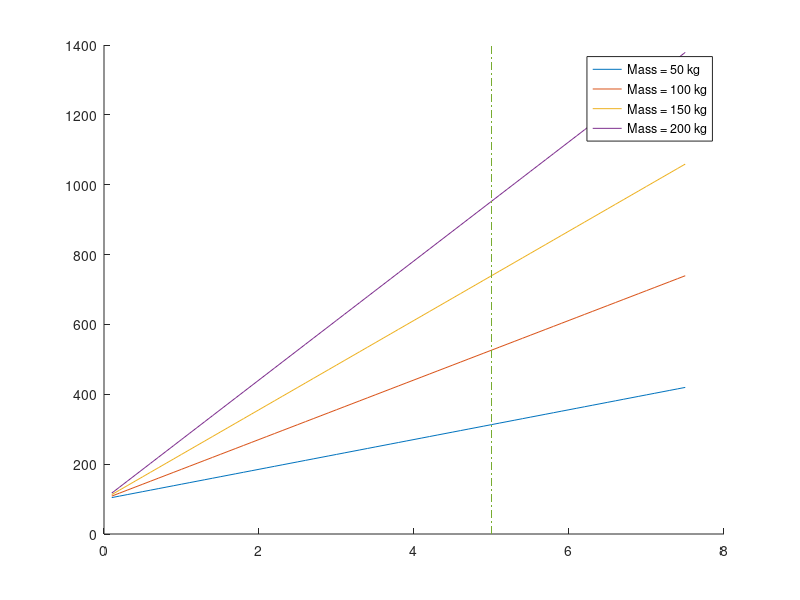

Reproduce this figure in MATLAB. (Note: this script raises an error after producing the figure.)
clear
clc
close all

%% Constant Initialization
g = 9.81; %gravity in m/s^2
m = 113; % kg, mass of cart fully loaded
vo_mph = 0; %initial velocity
vf_mph = 3; % final velocity in mph
vo = vo_mph*0.44704; %initial velocity in m/s
vf = vf_mph*0.44704; %final velocity in m/s
theta = 7.5; %max slope angle
vfy = vf*sind(theta); %vertical component of velocity
dist_mi = 5; %total distance cart is to travel in miles
dist = dist_mi*1609.34; %total distance cart is to travel in meters
dh = dist*sind(theta); %vertical component of total distance for given slope

%% Energy Calculations
KE = 1/2*m*(vf^2-vo^2); %kinetic energy of cart
PE = m*g*dh; %potential energy of cart
Wnet = KE + PE; %net work
dx = 3; %meters
a = vf^2/(2*dx); %acceleration needed to achieve max speed in dx meters
t = vf/a; %time to reach max speed
KEdot = KE/t; %power needed to achieve max speed
PEdot = m*g*vfy; %power needed to climb slope
dt = dh/vfy; % time it takes to climb slope at max speed in seconds
dt_hr = dt/3600; %time it takes to travel distance in hrs

%% Efficiency Calculations
losses = 0.75; %estimated losses in percent

%% Power Calculations
power_w = (KEdot+PEdot)/losses; %power needed in watts
power = power_w*0.00134102; % power in horsepower

%% Force Analysis

%% Motor Calculations
%voltage
%current
%power
%torque
%rpm
%curvedata

%% Gearbox Design/ Calculations


%% Battery Capacity
add_cap = 20*5; %additional capacity for charging 5 phones
capacity = (power_w*dt_hr)+add_cap; %battery capacity needed in kWh

%% Battery Configuration
v_motor = 24; %motor voltage
v_batt = 3.6; %battery voltage per cell
cap_batt = 4.2; %battery capacity in Ah
req_Ah = capacity/v_motor; %total battery Ah needed
parallel = ceil(req_Ah/cap_batt); %number of cells needed for desired Ah 
curr = 14.5; % max discharge current per cell
max_current = curr*parallel; %max battery pack discharge
series = ceil(v_motor/v_batt); %number of cells needed for desired motor voltage
num_cells = parallel*series; %number of battery cells needed
batt_weight = 70/1000; %battery weight in kg
tot_weight = num_cells*batt_weight; %total battery weight
batt_cost = 6.37; %battery cell cost in dollars
tot_cost = num_cells*batt_cost; %total battery cost

%% Speed vs Slope

%% Speed vs Power


%% Plots

%distance vs battery capacity
g = 9.81; %gravity in m/s^2
m = [50 100 150 200]; % kg, mass of cart fully loaded
capsto = []; %initialize vector
for i = 1:length(m)
    vo_mph = 0; %initial velocity
    vf_mph = 3; % final velocity in mph
    vo = vo_mph*0.44704; %initial velocity in m/s
    vf = vf_mph*0.44704; %final velocity in m/s
    theta = 7.5; %max slope angle
    vfy = vf*sind(theta); %vertical component of velocity
    dist_mi = 0.1:0.1:7.5; %total distance cart is to travel in miles
    dist = dist_mi.*1609.34; %total distance cart is to travel in meters
    dh = dist.*sind(theta); %vertical component of total distance for given slope
    KE = 1/2*m(i)*(vf^2-vo^2); %kinetic energy of cart
    PE = m(i)*g.*dh; %potential energy of cart
    Wnet = KE + PE; %net work
    dx = 3; %meters
    a = vf^2/(2*dx); %acceleration needed to achieve max speed in dx meters
    t = vf/a; %time to reach max speed
    KEdot = KE/t; %power needed to achieve max speed
    PEdot = m(i)*g*vfy; %power needed to climb slope
    dt = dh./vfy; % time it takes to climb slope at max speed in seconds
    dt_hr = dt./3600; %time it takes to travel distance in hrs
    losses = 0.75; %estimated losses in percent
    power_w = (KEdot+PEdot)./losses; %power needed in watts
    power = power_w.*0.00134102; % power in horsepower
    add_cap = 20*5; %additional capacity for charging 5 phones
    capacity = (power_w*dt_hr)+add_cap; %battery capacity needed in kWh
    capsto = [capsto ; capacity]; %storing capacity on each iteration
end

figure
hold on
plot(dist_mi,capsto(1,:))
plot(dist_mi,capsto(2,:))
plot(dist_mi,capsto(3,:))
plot(dist_mi,capsto(4,:))
plot([5 5],[0 1400],'-.')
lgd = legend('Mass = 50 kg','Mass = 100 kg','Mass = 150 kg','Mass = 200 kg');
lgd.Location = 'northwest';
title('Cart Distance Rating vs. Battery Capacity Needed')
xlabel('Distance Rating [miles]')
ylabel('Battery Capacity Needed [kWh]')

%cart weight vs power required
g = 9.81; %gravity in m/s^2
theta = [2.5 5 7.5 10 12.5 15]; %max slope angle
psto = [];
for i = 1:length(theta)
    m = 50:1:200; % kg, mass of cart fully loaded
    vo_mph = 0; %initial velocity
    vf_mph = 3; % final velocity in mph
    vo = vo_mph*0.44704; %initial velocity in m/s
    vf = vf_mph*0.44704; %final velocity in m/s
    %theta = 7.5; %max slope angle
    vfy = vf*sind(theta(i)); %vertical component of velocity
    dist_mi = 5; %total distance cart is to travel in miles
    dist = dist_mi*1609.34; %total distance cart is to travel in meters
    dh = dist*sind(theta(i)); %vertical component of total distance for given slope
    KE = 1/2.*m.*(vf^2-vo^2); %kinetic energy of cart
    PE = m.*g.*dh; %potential energy of cart
    Wnet = KE + PE; %net work
    dx = 3; %meters
    a = vf^2/(2*dx); %acceleration needed to achieve max speed in dx meters
    t = vf/a; %time to reach max speed
    KEdot = KE/t; %power needed to achieve max speed
    PEdot = m.*g*vfy; %power needed to climb slope
    dt = dh/vfy; % time it takes to climb slope at max speed in seconds
    dt_hr = dt/3600; %time it takes to travel distance in hrs
    losses = 0.75; %estimated losses in percent
    power_w = (KEdot+PEdot)./losses; %power needed in watts
    power = power_w.*0.00134102; % power in horsepower
    psto = [psto ; power_w]; %storing power vectors on each iteration
end

figure
hold on
plot(m,psto(1,:))
plot(m,psto(2,:))
plot(m,psto(3,:))
plot(m,psto(4,:))
plot(m,psto(5,:))
plot(m,psto(6,:))
plot([113 113],[0 1000],'-.')
lgd = legend('\theta = 2.5','\theta = 5','\theta = 7.5','\theta = 10','\theta = 12.5','\theta = 15');
lgd.Location = 'northwest';
title('Total Cart Mass vs. Power Required')
xlabel('Total Cart Mass [kg]')
ylabel('Power Needed [W]')


%cart weight vs battery capacity
g = 9.81; %gravity in m/s^2
m = 50:1:200; % kg, mass of cart fully loaded
vo_mph = 0; %initial velocity
vf_mph = 3; % final velocity in mph
vo = vo_mph*0.44704; %initial velocity in m/s
vf = vf_mph*0.44704; %final velocity in m/s
theta = 7.5; %max slope angle
vfy = vf*sind(theta); %vertical component of velocity
dist_mi = 5; %total distance cart is to travel in miles
dist = dist_mi*1609.34; %total distance cart is to travel in meters
dh = dist*sind(theta); %vertical component of total distance for given slope
KE = 1/2.*m.*(vf^2-vo^2); %kinetic energy of cart
PE = m.*g.*dh; %potential energy of cart
Wnet = KE + PE; %net work
dx = 3; %meters
a = vf^2/(2*dx); %acceleration needed to achieve max speed in dx meters
t = vf/a; %time to reach max speed
KEdot = KE/t; %power needed to achieve max speed
PEdot = m.*g*vfy; %power needed to climb slope
dt = dh./vfy; % time it takes to climb slope at max speed in seconds
dt_hr = dt./3600; %time it takes to travel distance in hrs
losses = 0.75; %estimated losses in percent
power_w = (KEdot+PEdot)./losses; %power needed in watts
power = power_w.*0.00134102; % power in horsepower
add_cap = 20*5; %additional capacity for charging 5 phones
capacity = (power_w.*dt_hr)+add_cap; %battery capacity needed in kWh
figure
plot(m,capacity)
title('Total Cart Mass vs. Battery Capacity Needed')
xlabel('Total Cart Mass [kg]')
ylabel('Battery Capacity Needed [kWh]')

%slope vs battery capacity
g = 9.81; %gravity in m/s^2
m = [50 100 150 200]; % kg, mass of cart fully loaded
capsto = [];
for i = 1:length(m)
    vo_mph = 0; %initial velocity
    vf_mph = 3; % final velocity in mph
    vo = vo_mph*0.44704; %initial velocity in m/s
    vf = vf_mph*0.44704; %final velocity in m/s
    theta = 1:0.1:20; %max slope angle
    vfy = vf.*sind(theta); %vertical component of velocity
    dist_mi = 5; %total distance cart is to travel in miles
    dist = dist_mi*1609.34; %total distance cart is to travel in meters
    dh = dist.*sind(theta); %vertical component of total distance for given slope
    KE = 1/2*m(i)*(vf^2-vo^2); %kinetic energy of cart
    PE = m(i)*g.*dh; %potential energy of cart
    Wnet = KE + PE; %net work
    dx = 3; %meters
    a = vf^2/(2*dx); %acceleration needed to achieve max speed in dx meters
    t = vf/a; %time to reach max speed
    KEdot = KE/t; %power needed to achieve max speed
    PEdot = m(i).*g.*vfy; %power needed to climb slope
    dt = dh./vfy; % time it takes to climb slope at max speed in seconds
    dt_hr = dt./3600; %time it takes to travel distance in hrs
    losses = 0.75; %estimated losses in percent
    power_w = (KEdot+PEdot)./losses; %power needed in watts
    power = power_w.*0.00134102; % power in horsepower
    add_cap = 20*5; %additional capacity for charging 5 phones
    capacity = (power_w.*dt_hr)+add_cap; %battery capacity needed in kWh
    capsto = [capsto ; capacity]; % storing capacities on each iteration
end

figure
hold on
plot(theta,capsto(1,:))
plot(theta,capsto(2,:))
plot(theta,capsto(3,:))
plot(theta,capsto(4,:))
lgd = legend('Mass = 50 kg','Mass = 100 kg','Mass = 150 kg','Mass = 200 kg');
lgd.Location = 'northwest';
title('Path Slope vs. Battery Capacity Needed')
xlabel('Path slope [deg]')
ylabel('Battery Capacity Needed [kWh]')

%wheel diameter vs motor speed
d = 2:0.1:12; %wheel diameter in inches
d_m = d.*0.0254; %wheel diameter in meters
circ = 2*pi.*(d./2); %wheel circumference in inches
circ_m = circ.*0.0254; %wheel circumference in meters
vf_mph = 3; %max cart speed in mph
cart_v = vf_mph*0.44704; %max cart speed in m/s
mot_speed = cart_v./circ_m.*60; %motor speed in RPM to reach desired vf
figure
plot(d,mot_speed)
title('Wheel Diameter vs. Motor Speed To Obtain 3 MPH')
xlabel('Wheel Diameter [in]')
ylabel('Motor Speed [RPM]')

%Wheel diamter vs gear reduction
d = [4 6 8 10]; %wheel diameter in inches
d_m = d.*0.0254; %wheel diameter in meters
circ = 2*pi.*(d./2); %wheel circumference in inches
circ_m = circ.*0.0254; %wheel circumference in meters
vf_mph = 3; %max cart speed in mph
cart_v = vf_mph*0.44704; %max cart speed in m/s
mot_speed = cart_v./circ_m.*60; %motor speed in RPM to reach desired vf
speed = 500:1:5000; %possible motor speeds in RPM
grstore = [];

for i = 1:length(mot_speed)
    gr = speed/mot_speed(i);
    grstore = [grstore ; gr];
end

figure
hold on
plot(speed,grstore(1,:))
plot(speed,grstore(2,:))
plot(speed,grstore(3,:))
plot(speed,grstore(4,:))
lgd = legend('D = 4 in.','D = 6 in.','D = 8 in.','D = 10 in.');
lgd.Location = 'northwest';
title('Motor Speed vs. Gear Reduction To Obtain 3 MPH')
xlabel('Motor Speed [RPM]')
ylabel('Gear Reduction [ ]')

%battery capacity vs battery cost
